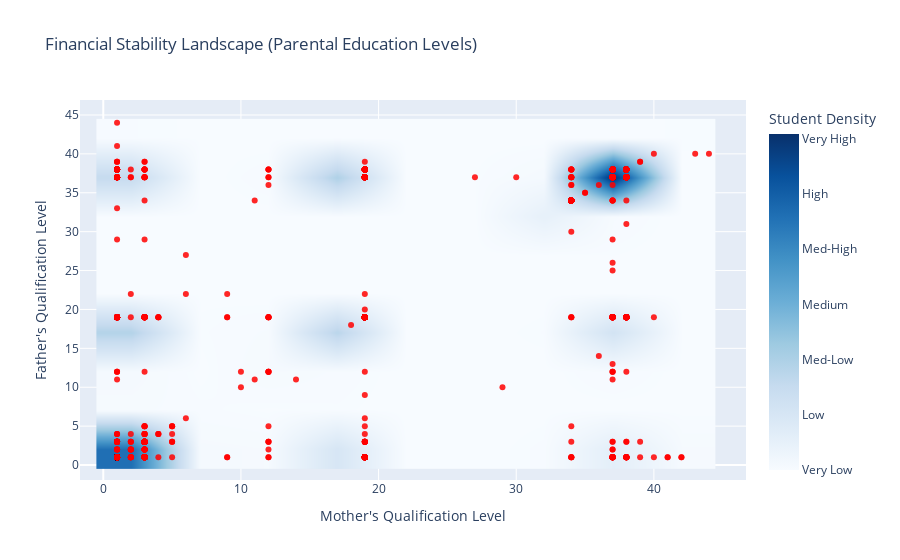

This figure's notebook cell:
### Code cell
fig_fin = go.Figure()

# Density Heatmap
fig_fin.add_trace(
    go.Histogram2d(
        x=df["Mother's qualification"],
        y=df["Father's qualification"],
        colorscale="Blues",
        zsmooth="best",
        nbinsx=20,
        nbinsy=20,
        name="Student Density",
        colorbar=dict(
            title="Student Density",
            tickvals=[0, 200, 400, 600, 800, 1000, 1200],
            ticktext=["Very Low","Low","Med-Low","Medium","Med-High","High","Very High"]
        )
    )
)

# Dropout Scatter
drop = df[df["Target"] == "Dropout"]

fig_fin.add_trace(
    go.Scatter(
        x=drop["Mother's qualification"],
        y=drop["Father's qualification"],
        mode="markers",
        name="Dropout Students",
        marker=dict(color="red", size=6, opacity=0.85),
        hovertemplate="Mother Qual: %{x}<br>Father Qual: %{y}<extra></extra>"
    )
)

fig_fin.update_layout(
    title="Financial Stability Landscape (Parental Education Levels)",
    xaxis_title="Mother's Qualification Level",
    yaxis_title="Father's Qualification Level",
    hovermode="closest",
    legend=dict(x=1.02, y=1.0)
)

fig_fin.show()

### Figure 1 — Plotly figure (JSON) as saved in the notebook; plotly's stock layout.template omitted (floating-point values rounded to 4 significant figures; data arrays with more than 128 entries replaced by an {"elided": "..."} marker saying what was removed)
{"data": [{"colorbar": {"ticktext": ["Very Low", "Low", "Med-Low", "Medium", "Med-High", "High", "Very High"], "tickvals": [0, 200, 400, 600, 800, 1000, 1200], "title": {"text": "Student Density"}}, "colorscale": [[0, "rgb(247,251,255)"], [0.125, "rgb(222,235,247)"], [0.25, "rgb(198,219,239)"], [0.375, "rgb(158,202,225)"], [0.5, "rgb(107,174,214)"], [0.625, "rgb(66,146,198)"], [0.75, "rgb(33,113,181)"], [0.875, "rgb(8,81,156)"], [1, "rgb(8,48,107)"]], "name": "Student Density", "nbinsx": 20, "nbinsy": 20, "type": "histogram2d", "x": {"elided": "4424 int values"}, "y": {"elided": "4424 int values"}, "zsmooth": "best"}, {"hovertemplate": "Mother Qual: %{x}<br>Father Qual: %{y}<extra></extra>", "marker": {"color": "red", "opacity": 0.85, "size": 6}, "mode": "markers", "name": "Dropout Students", "type": "scatter", "x": {"elided": "1421 int values"}, "y": {"elided": "1421 int values"}}], "layout": {"hovermode": "closest", "legend": {"x": 1.02, "y": 1}, "title": {"text": "Financial Stability Landscape (Parental Education Levels)"}, "xaxis": {"title": {"text": "Mother's Qualification Level"}}, "yaxis": {"title": {"text": "Father's Qualification Level"}}}}
